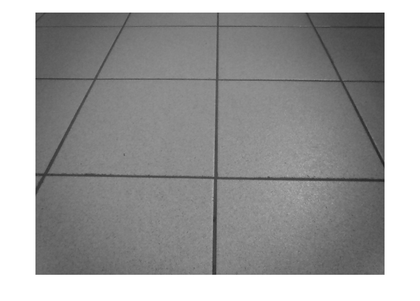
%> input picture Matlab/Recalage/Original1.png, 420 x 301 px, shrunk from 770 x 551 before the run; its folder holds 4 pictures in this run
$ octave main.m   (GNU Octave 9; MATLAB toolbox functions it lacks are replaced by stand-ins)
%> lines starting %> are read from the running program, lines starting %| are printed output that depends on the picture; in (x1, y1, x2, y2) boxes, pixels count from 0 and x2, y2 are one past the last pixel; in counts of white or black regions, pixels touching at a corner belong together; the program's own positions count from 1
### Matlab/Recalage/CorrecionXDefConProyectiva.m
function [im2] = CorrecionXDefConProyectiva(im, a)
    % Funcion Para Deformar Con Proyectiva
    % im = imagen de entrada, la cual sera deformada
    % a = matriz de poyectiva la cual sera aplicada a im
    ia=inv(a);
    [sy sx sz]=size(im);
    if sz>1
        im=rgb2gray(im);
    end
    im=double(im);
    [sy,sx]=size(im);
    im2=zeros(sy,sx);
    xc=(sx/2)+0.5;
    yc=(sy/2)+0.5;
    tic
    for j=1:sy
        for i=1:sx
         x=i-xc;
         y=yc-j;
         xyz=[x; y; 1];
         % uvw=ia\xyz;
         uvw=ia*xyz;
         u=uvw(1);
         v=uvw(2);
         w=uvw(3);
         xi=u/w;
         yi=v/w;
         xo=xi+xc;
         yo=yc-yi;
         xa=floor(xo);
         xb=ceil(xo);
         ya=floor(yo);
         yb=ceil(yo);
         Dxa=xo-xa;
         Dxb=xb-xo;
         Dya=yo-ya;
         Dyb=yb-yo;
         % Areas para el interpolado
         A11=Dxa*Dya;       % A11   A12
         A12=Dxb*Dya;       %
         A21=Dxa*Dyb;       % A21   A22
         A22=Dxb*Dyb;
         if xo>=1 & xo<=sx & yo>=1 & yo<=sy
             if Dxa ==0 & Dya==0
                 im2(j,i)=im(yo, xo);
             elseif Dxa==0 & Dya ~=0
                 im2(j,i)=(im(ya, xo)*Dyb) + (im(yb, xo)*Dya);
             elseif Dxa ~=0 & Dya ==0
                 im2(j,i)=(im(yo, xa)*Dxb) + (im(yo, xb)*Dxa);
             else
                 im2(j,i)=(im(ya, xa)*A22) + (im(ya, xb)*A21) + (im(yb, xa)*A12) + (im(yb, xb)*A11);
             end
         end
        end
    end
    im2=uint8(im2);
end

### Matlab/Recalage/filtPasBa.m
function [imf] = filtroPasaBajas(im,r)
fprintf('Mi Filt');
% Esta funci?n filtra (en el dominio de la frecuencia) una imagen de tama?o
% MxN en donde M y N pueden o no ser numeros pares. La mascara H(jw) la
% centra con respecto a la componente de CD del espectro de la imagen
%      N
%   % % % %
% M % % % %
%   % % % %
% im=imagen de entrada que sera filtrada de tipo double
% r=frecuencoa de corte (normalizada de 0 a 1)

[sy,sx]=size(im);
csx=sx/2;
csy=sy/2;

W=zeros(sy,sx);

if csx-floor(csx)==0    % quiere decir que N es numero par
    cx=csx+1;
else
    cx=csx+0.5;
end

if csy-floor(csy)==0    % quiere decir que M es numero par
    cy=csy+1;
else
    cy=csy+0.5;
end

for i=1:sx
    for j=1:sy
        x=i-cx;
        y=j-cy;
        a=(sx*r)/2;
        b=(sy*r)/2;
        if ((x/a).^2)+((y/b).^2)<=1
            W(j,i)=1;
        end
    end
end
% figure; imshow(W,[]);
F=fftshift(fft2(im));
Ff=F.*W;
imf=ifft2(ifftshift(Ff));

### Matlab/Recalage/funreduce.m
function [im2] = fun_reduce(im, factor_reduccion)
% Unicamente las hace mas peque?as


% clear all;
% close all;
% clc;
%
% factor_reduccion=0.01;
%
% im=imread('E:\RML\Investigaci?n_mx\reales2\cc16.bmp');


im=double(im);
[TamInY,TamInX]=size(im);

TamFinX=floor(TamInX*factor_reduccion);
TamFinY=floor(TamInY*factor_reduccion);

quita_en_x=floor((TamInX-TamFinX)/2);
quita_en_y=floor((TamInY-TamFinY)/2);

IM=fftshift(fft2(im));
% figure; imshow(log(abs(IM)),[]);
IM2=IM(quita_en_y+1:TamInY-quita_en_y, quita_en_x+1:TamInX-quita_en_x);
% figure; imshow(log(abs(IM2)),[]);
im2=ifft2(ifftshift(IM2));
im2=(real(im2));
m=min(im2);m=min(m);
M=max(im2);M=max(M);
im2=(im2-m)*(255/(M-m));
im2=uint8(im2);
% figure; imshow(im2);

### Matlab/Recalage/main.m
close all
clear all
clc
%% Images Directory
address = '../../ImagenesTest/Recalage/';
name_directory = dir(strcat(address,'*.png'));
for i = 1: length(name_directory)
    file_nameR = name_directory(i).name;
    file_name2T = name_directory(i+1).name;
    %% get Image
    imgR = imread(strcat(address,file_nameR));
%> imgR is the input picture: size 301x420x3 uint8; min 22, max 255, mean 157.9
    imgR = rgb2gray(imgR);
%> imgR: size 301x420 uint8
%     figure();
%     imshow(imgR);
    img2T = imread(strcat(address,file_name2T));
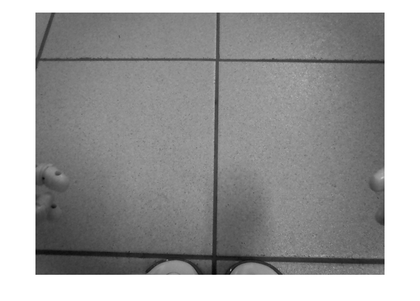
%> input picture Matlab/Recalage/Original2.png, 420 x 301 px, shrunk from 770 x 551 before the run
%> img2T is the input picture: size 301x420x3 uint8; min 0, max 255, mean 158
    img2T = rgb2gray(img2T);
%> img2T: size 301x420 uint8
    figure();
    imshow(img2T);
    %% Matriz de Proyectiva
    % Escala - Iguales cuando se maneja rotaciones sin manejar perspectiva de lo contrario son independientes
    Ax = 1; Ay = 1; Th = 0.9; Dx = 0; Dy = 0; a31 = 0.000025; a32 = -0.00182;
    H = [Ax*cosd(Th) -2*Ay*sind(Th) Dx; Ay*sind(Th) 1.4*Ax*cosd(Th)  Dy; a31 a32 1];
    %% Corregir Perpectiva
    imgR = CorrecionXDefConProyectiva(imgR, H);
%> after the loop in CorrecionXDefConProyectiva, `for j=1:sy`:
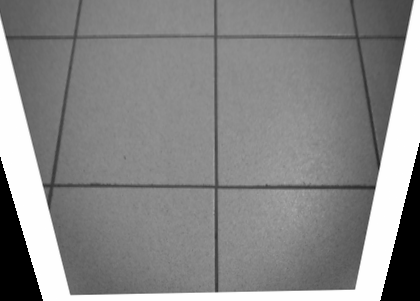
%> im2: size 301x420 double; min 0, max 255, mean 136.4; drawn with min black and max white
    Ax = 1; Ay = 1; Th = 0.9; Dx = 0; Dy = 0; a31 = 0.000075; a32 = -0.00035;
    H = [Ax*cosd(Th) -2*Ay*sind(Th) Dx; Ay*sind(Th) 0.750*Ax*cosd(Th)  Dy; a31 a32 1];
    img2T = CorrecionXDefConProyectiva(img2T, H);
%> after the loop in CorrecionXDefConProyectiva (call 2), `for j=1:sy`:
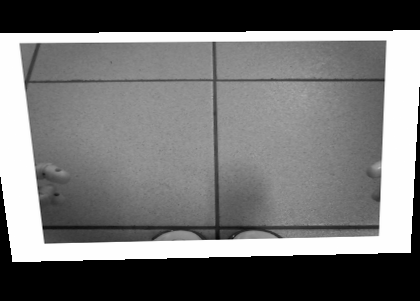
%> im2: size 301x420 double; min 0, max 255, mean 115.2; drawn with min black and max white
%     figure();
%     imshow(imgR);
    figure();
    imshow(img2T);
    %% Recalage
    %% ->Cambio por funcion blur de opencv
    imgR = filtPasBa(imgR,0.5);
%> after the loop in filtroPasaBajas, `for i=1:sx`:
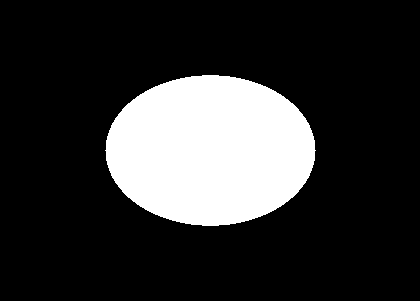
%> W: size 301x420 double; values 0 (black) and 1 (white), 19.6% white; 1 white region, box (x1, y1, x2, y2) and area: (105, 75, 316, 226) 24825
%> in filtroPasaBajas, `imf=ifft2(ifftshift(Ff));`:
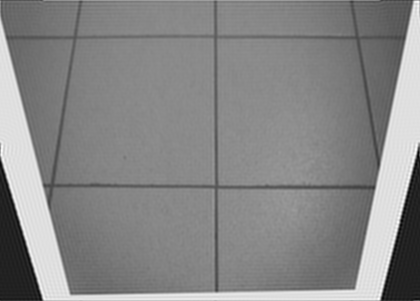
%> imf: size 301x420 double; min -45.45, max 297.3, mean 136.4; drawn with min black and max white
    [X,Y] = size(imgR);
%> X = 301; Y = 420
%     figure();
%     imshow(imgR,[]);
    %% ->implementada en python
    imgR = funreduce(imgR,0.75);
%> in fun_reduce, `m=min(im2)`: m = 316 values, max 149.1 at index 183, min -71.49 at index 315, mean 92.58
%> in fun_reduce, `m=min(m)`: m = -71.49
%> in fun_reduce, `M=max(im2)`: M = 316 values, max 532.1 at index 2, min 461.6 at index 71, mean 479.8
%> in fun_reduce, `M=max(M)`: M = 532.1
%     figure();
%     imshow(imgR,[]);
    imgR = funreduce(imgR,0.5);
%> call 2 of fun_reduce, with factor_reduccion = 0.5
%> in fun_reduce (call 2), `im2=(real(im2));`:
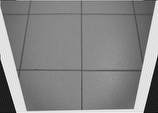
%> im2: size 113x158 double; min 2.19, max 995.9, mean 528.2; drawn with min black and max white
%> in fun_reduce (call 2), `m=min(im2)`: m = 158 values, max 401.5 at index 47, min 2.19 at index 158, mean 291.5
%> in fun_reduce (call 2), `m=min(m)`: m = 2.19
%> in fun_reduce (call 2), `M=max(im2)`: M = 158 values, max 995.9 at index 143, min 893.3 at index 49, mean 923
%> in fun_reduce (call 2), `M=max(M)`: M = 995.9
%     figure();
%     imshow(imgR,[]);
    imgR = funreduce(imgR,0.25);
%> call 3 of fun_reduce, with factor_reduccion = 0.25
%> in fun_reduce (call 3), `im2=(real(im2));`:
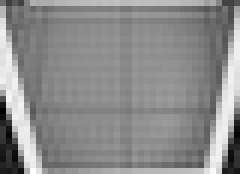
%> im2: size 29x40 double (shown 6 times larger); min -106.5, max 3857.8, mean 2077.8; drawn with min black and max white
%> in fun_reduce (call 3), `m=min(im2)`: m = 40 values, max 1912.5 at index 23, min -106.5 at index 1, mean 1319.5
%> in fun_reduce (call 3), `m=min(m)`: m = -106.5
%> in fun_reduce (call 3), `M=max(im2)`: M = 40 values, max 3857.8 at index 6, min 2565.1 at index 9, mean 3073.2
%> in fun_reduce (call 3), `M=max(M)`: M = 3857.8
%     figure();
%     imshow(imgR,[]);
    %% Recalage entre img_Referencia e img_Actual
    % [A1_, Dcx_, Dcy_, Y, X] = RecalageT(imgR, img2T);
    % fprintf('%d %d %d %d %d', A1_, Dcx_, Dcy_, Y, X);
end
%> pass 2 of the loop `for i = 1: length(name_directory)`:
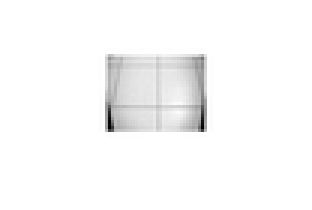
%> input picture Matlab/Recalage/Perpectiva+Filtro+Reduce25%Corregida_1.png, 104 x 70 px, shrunk from 190 x 128 before the run (shown 3 times larger)
%> img2T is the input picture: size 70x104x3 uint8; min 0, max 255, mean 249.1
%> img2T: size 70x104 uint8
%> in filtroPasaBajas (call 2), `imf=ifft2(ifftshift(Ff));`:
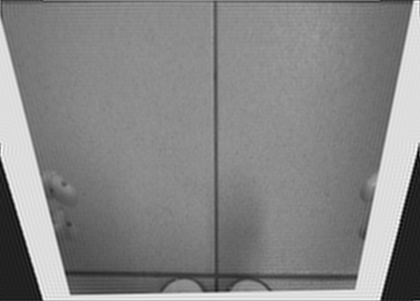
%> imf: size 301x420 double; min -45.33, max 300.1, mean 137; drawn with min black and max white
%> in fun_reduce (call 6), `im2=(real(im2));`:
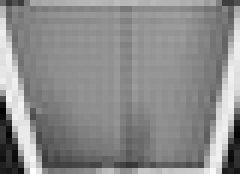
%> im2: size 29x40 double (shown 6 times larger); min -83.06, max 3835.8, mean 2063.1; drawn with min black and max white
%> m = 40 values, max 1608.4 at index 5, min -83.06 at index 1, mean 969.2
%> m = -83.06
%> M = 40 values, max 3835.8 at index 6, min 2514.7 at index 9, mean 3054.9
%> M = 3835.8
%> pass 3 of the loop `for i = 1: length(name_directory)`:
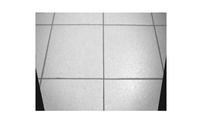
%> input picture Matlab/Recalage/Perpectiva+Filtro+Reduce50%Corregida_1.png, 202 x 137 px, shrunk from 370 x 251 before the run
%> img2T is the input picture: size 137x202x3 uint8; min 0, max 255, mean 226.3
%> img2T: size 137x202 uint8
%> after the loop in CorrecionXDefConProyectiva (call 5), `for j=1:sy`:
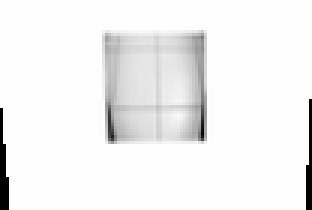
%> im2: size 70x104 double (shown 3 times larger); min 0, max 255, mean 242.4; drawn with min black and max white
%> after the loop in CorrecionXDefConProyectiva (call 6), `for j=1:sy`:
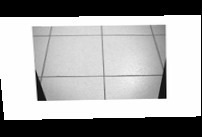
%> im2: size 137x202 double; min 0, max 255, mean 166.7; drawn with min black and max white
%> (the run ends here)
